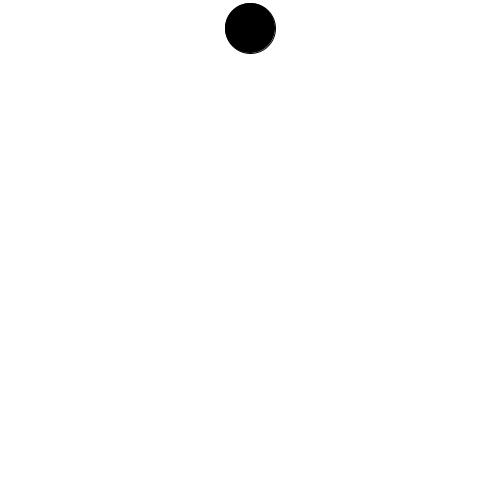
Frame 1 (no input)
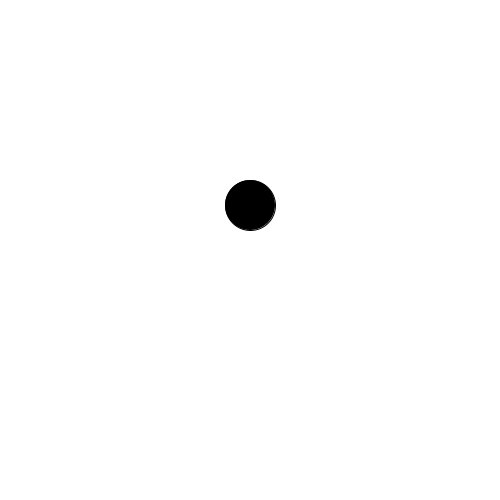
Frame 60 (the mouse pressed at the canvas centre just before this capture)
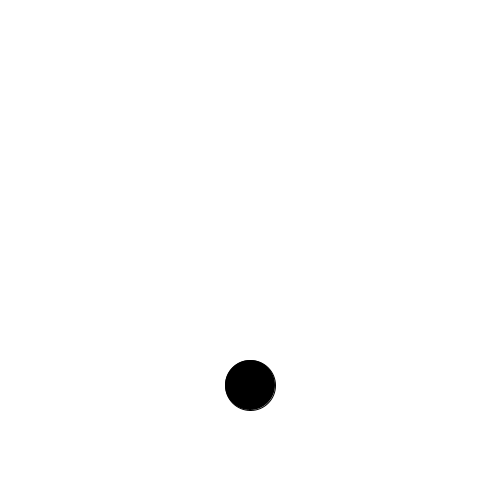
Frame 120 (the mouse held since frame 60 and released just before this capture)

The Processing sketch that drew these frames (run headless with seeded random() and noise(); from frame 60 on, the mouse is pressed at the canvas centre):

// Processing sketch: Exercise4
// ── Exercise4.pde
float x=250,y=25;
void setup() {
    size(500,500);
}

void draw() {
    background(255);
    fill(0);
    y += 3;
    if (y-25 > height) {
        y = -25;
        x = random(25,width-25);
    }
    ellipse(x,y,50,50);
}
